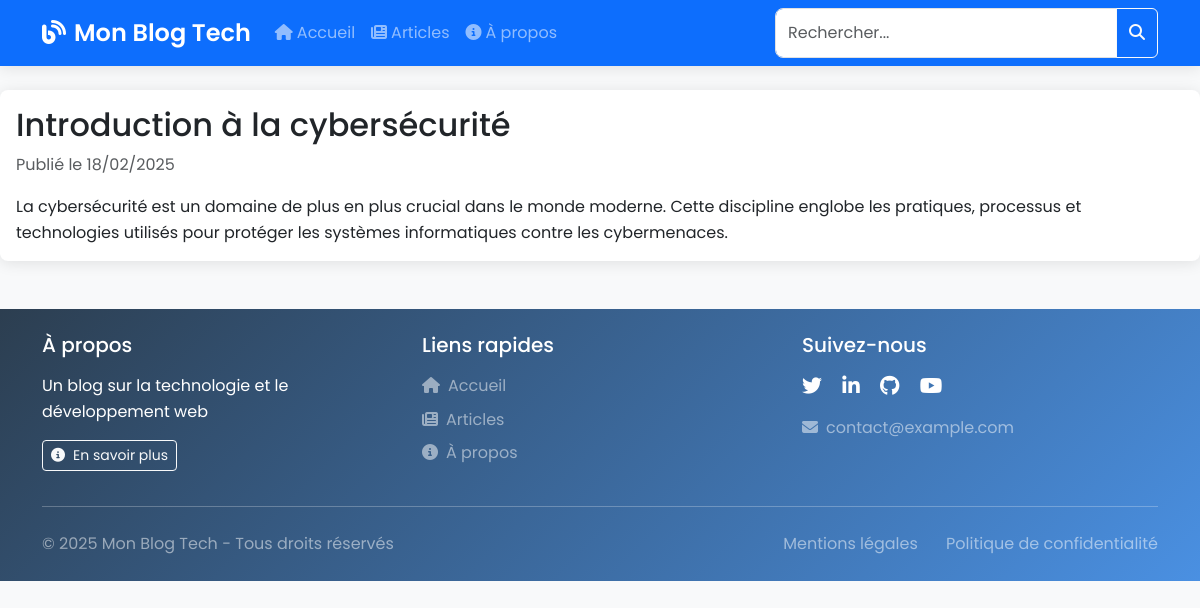
/articles/article.php?id=1, run on an earlier commit of the app's database.
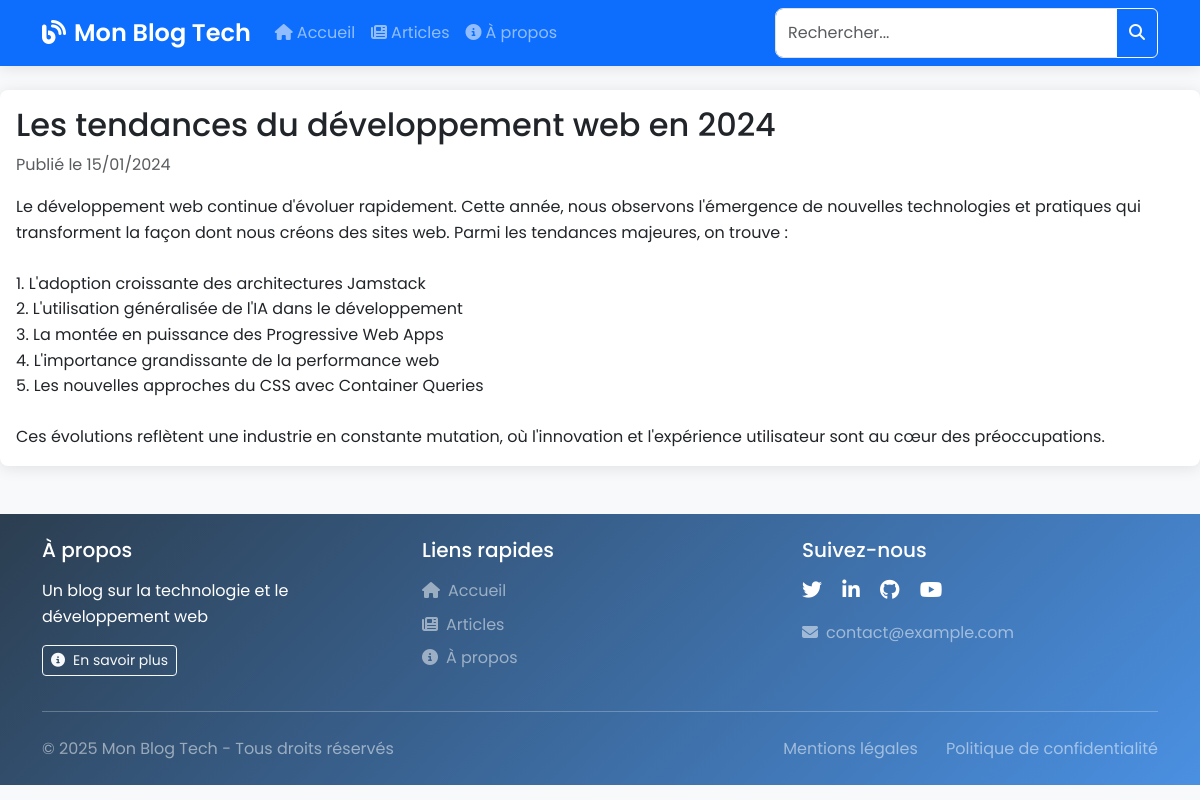
And on a later commit of the database.
### tables this page shows
CREATE TABLE IF NOT EXISTS articles (
    id INT AUTO_INCREMENT PRIMARY KEY,
    titre VARCHAR(255) NOT NULL,
    contenu TEXT NOT NULL,
    date_creation TIMESTAMP DEFAULT CURRENT_TIMESTAMP
);

### articles/article.php (the view, shortened to what this page needs)
<?php
require_once('../includes/db.php');
require_once('../includes/header.php');
if (isset($_GET['id'])) {
    $article_id = $_GET['id'];
    $stmt = $pdo->prepare("SELECT * FROM articles WHERE id = ?");
    $stmt->execute([$article_id]);
    $article = $stmt->fetch();
    if ($article) {
        echo '<div class="card mb-4">';
        echo '<div class="card-body">';
        echo '<h2 class="card-title">' . htmlspecialchars($article['titre']) . '</h2>';
        echo '<p class="text-muted">Publié le ' . date('d/m/Y', strtotime($article['date_creation'])) . '</p>';
        echo '<div class="card-text">' . nl2br(htmlspecialchars($article['contenu'])) . '</div>';
        echo '</div>';
        echo '</div>';
    } else {
        echo '<div class="alert alert-warning">Article non trouvé.</div>';
    }
} else {
    echo '<div class="alert alert-warning">Article non spécifié.</div>';
}
require_once('../includes/footer.php');
?>

What changed in the data, as far as the page shows it:
changed articles: titre "Introduction à la cybersécurité" → "Les tendances du développement web en 2024"; date_creation "18/02/2025" → "15/01/2024"; contenu "La cybersécurité est un domaine de plus en plus crucial dans le monde moderne. Cette discipline englobe les pratiques, processus et technologies utilisés pour protéger les systèmes informatiques contre les cybermenaces." → "Le développement web continue d'évoluer rapidement. Cette année, nous observons l'émergence de nouvelles technologies et pratiques qui transforment la façon dont nous créons des sites web. Parmi les tendances majeures, on trouve : 1. L'adoption croissante des architectures Jamstack 2. L'utilisation généralisée de l'IA dans le développement 3. La montée en puissance des Progressive Web Apps 4. L'importance grandissante de la performance web 5. Les nouvelles approches du CSS avec Container Queries Ces évolutions reflètent une industrie en constante mutation, où l'innovation et l'expérience utilisateur sont au cœur des préoccupations."
